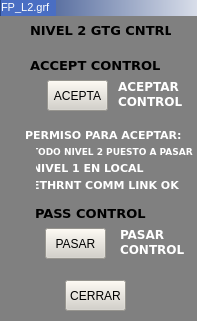
<?xml version="1.0" encoding="UTF-8"?>
<ui version="4.0">
 <class>WNivel2</class>
 <widget class="QWidget" name="WNivel2">
  <property name="geometry">
   <rect>
    <x>0</x>
    <y>0</y>
    <width>197</width>
    <height>321</height>
   </rect>
  </property>
  <property name="minimumSize">
   <size>
    <width>197</width>
    <height>321</height>
   </size>
  </property>
  <property name="maximumSize">
   <size>
    <width>197</width>
    <height>16777215</height>
   </size>
  </property>
  <property name="windowTitle">
   <string>WNivel2</string>
  </property>
  <property name="styleSheet">
   <string notr="true">background-color: rgb(128, 128, 128);</string>
  </property>
  <widget class="QFrame" name="frame">
   <property name="geometry">
    <rect>
     <x>1</x>
     <y>18</y>
     <width>195</width>
     <height>30</height>
    </rect>
   </property>
   <property name="styleSheet">
    <string notr="true">border: rgb(255, 255, 255);
color: none;
border-color: rgb(255, 255, 255);</string>
   </property>
   <property name="frameShape">
    <enum>QFrame::Box</enum>
   </property>
   <property name="frameShadow">
    <enum>QFrame::Raised</enum>
   </property>
  </widget>
  <widget class="QFrame" name="frame_2">
   <property name="geometry">
    <rect>
     <x>0</x>
     <y>0</y>
     <width>241</width>
     <height>16</height>
    </rect>
   </property>
   <property name="styleSheet">
    <string notr="true">background-color: qlineargradient(spread:pad, x1:0, y1:0, x2:1, y2:0, stop:0 rgba(43, 71, 134, 255), stop:1 rgba(255, 255, 255, 255));</string>
   </property>
   <property name="frameShape">
    <enum>QFrame::Panel</enum>
   </property>
   <property name="frameShadow">
    <enum>QFrame::Raised</enum>
   </property>
   <property name="lineWidth">
    <number>0</number>
   </property>
  </widget>
  <widget class="QLabel" name="lbNivGTGT">
   <property name="geometry">
    <rect>
     <x>30</x>
     <y>20</y>
     <width>141</width>
     <height>21</height>
    </rect>
   </property>
   <property name="baseSize">
    <size>
     <width>0</width>
     <height>0</height>
    </size>
   </property>
   <property name="font">
    <font>
     <family>Verdana</family>
     <pointsize>10</pointsize>
     <weight>75</weight>
     <bold>true</bold>
    </font>
   </property>
   <property name="text">
    <string>NIVEL 2 GTG CNTRL</string>
   </property>
  </widget>
  <widget class="QLabel" name="lbAcceptT">
   <property name="geometry">
    <rect>
     <x>30</x>
     <y>55</y>
     <width>141</width>
     <height>21</height>
    </rect>
   </property>
   <property name="baseSize">
    <size>
     <width>0</width>
     <height>0</height>
    </size>
   </property>
   <property name="font">
    <font>
     <family>Verdana</family>
     <pointsize>10</pointsize>
     <weight>75</weight>
     <bold>true</bold>
    </font>
   </property>
   <property name="text">
    <string>ACCEPT CONTROL</string>
   </property>
  </widget>
  <widget class="QPushButton" name="btAceptar">
   <property name="geometry">
    <rect>
     <x>47</x>
     <y>80</y>
     <width>61</width>
     <height>31</height>
    </rect>
   </property>
   <property name="styleSheet">
    <string notr="true">background-color: rgb(212, 208, 200);
</string>
   </property>
   <property name="text">
    <string>ACEPTA</string>
   </property>
  </widget>
  <widget class="QLabel" name="lbAceCT">
   <property name="geometry">
    <rect>
     <x>118</x>
     <y>74</y>
     <width>68</width>
     <height>41</height>
    </rect>
   </property>
   <property name="baseSize">
    <size>
     <width>0</width>
     <height>0</height>
    </size>
   </property>
   <property name="font">
    <font>
     <family>Verdana</family>
     <pointsize>8</pointsize>
     <weight>75</weight>
     <bold>true</bold>
    </font>
   </property>
   <property name="text">
    <string>&lt;!DOCTYPE HTML PUBLIC &quot;-//W3C//DTD HTML 4.0//EN&quot; &quot;http://www.w3.org/TR/REC-html40/strict.dtd&quot;&gt;
&lt;html&gt;&lt;head&gt;&lt;meta name=&quot;qrichtext&quot; content=&quot;1&quot; /&gt;&lt;style type=&quot;text/css&quot;&gt;
p, li { white-space: pre-wrap; }
&lt;/style&gt;&lt;/head&gt;&lt;body style=&quot; font-family:'Verdana'; font-size:8pt; font-weight:600; font-style:normal;&quot;&gt;
&lt;p style=&quot; margin-top:0px; margin-bottom:0px; margin-left:0px; margin-right:0px; -qt-block-indent:0; text-indent:0px;&quot;&gt;&lt;span style=&quot; font-size:9pt; color:#ffffff;&quot;&gt;ACEPTAR&lt;/span&gt;&lt;/p&gt;
&lt;p style=&quot; margin-top:0px; margin-bottom:0px; margin-left:0px; margin-right:0px; -qt-block-indent:0; text-indent:0px;&quot;&gt;&lt;span style=&quot; font-size:9pt; color:#ffffff;&quot;&gt;CONTROL&lt;/span&gt;&lt;/p&gt;&lt;/body&gt;&lt;/html&gt;</string>
   </property>
  </widget>
  <widget class="QLabel" name="lbPerA">
   <property name="geometry">
    <rect>
     <x>25</x>
     <y>125</y>
     <width>165</width>
     <height>20</height>
    </rect>
   </property>
   <property name="font">
    <font>
     <family>Verdana</family>
     <pointsize>8</pointsize>
     <weight>75</weight>
     <bold>true</bold>
    </font>
   </property>
   <property name="text">
    <string>&lt;!DOCTYPE HTML PUBLIC &quot;-//W3C//DTD HTML 4.0//EN&quot; &quot;http://www.w3.org/TR/REC-html40/strict.dtd&quot;&gt;
&lt;html&gt;&lt;head&gt;&lt;meta name=&quot;qrichtext&quot; content=&quot;1&quot; /&gt;&lt;style type=&quot;text/css&quot;&gt;
p, li { white-space: pre-wrap; }
&lt;/style&gt;&lt;/head&gt;&lt;body style=&quot; font-family:'Verdana'; font-size:8pt; font-weight:600; font-style:normal;&quot;&gt;
&lt;p style=&quot; margin-top:0px; margin-bottom:0px; margin-left:0px; margin-right:0px; -qt-block-indent:0; text-indent:0px;&quot;&gt;&lt;span style=&quot; color:#ffffff;&quot;&gt;PERMISO PARA ACEPTAR:&lt;/span&gt;&lt;/p&gt;&lt;/body&gt;&lt;/html&gt;</string>
   </property>
  </widget>
  <widget class="QLabel" name="lbTodP">
   <property name="geometry">
    <rect>
     <x>32</x>
     <y>142</y>
     <width>165</width>
     <height>20</height>
    </rect>
   </property>
   <property name="font">
    <font>
     <family>Verdana</family>
     <pointsize>7</pointsize>
     <weight>75</weight>
     <bold>true</bold>
    </font>
   </property>
   <property name="text">
    <string>&lt;!DOCTYPE HTML PUBLIC &quot;-//W3C//DTD HTML 4.0//EN&quot; &quot;http://www.w3.org/TR/REC-html40/strict.dtd&quot;&gt;
&lt;html&gt;&lt;head&gt;&lt;meta name=&quot;qrichtext&quot; content=&quot;1&quot; /&gt;&lt;style type=&quot;text/css&quot;&gt;
p, li { white-space: pre-wrap; }
&lt;/style&gt;&lt;/head&gt;&lt;body style=&quot; font-family:'Verdana'; font-size:7pt; font-weight:600; font-style:normal;&quot;&gt;
&lt;p style=&quot; margin-top:0px; margin-bottom:0px; margin-left:0px; margin-right:0px; -qt-block-indent:0; text-indent:0px;&quot;&gt;&lt;span style=&quot; color:#ffffff;&quot;&gt;TODO NIVEL 2 PUESTO A PASAR&lt;/span&gt;&lt;/p&gt;&lt;/body&gt;&lt;/html&gt;</string>
   </property>
  </widget>
  <widget class="QLabel" name="lbNivL">
   <property name="geometry">
    <rect>
     <x>32</x>
     <y>158</y>
     <width>121</width>
     <height>20</height>
    </rect>
   </property>
   <property name="font">
    <font>
     <family>Verdana</family>
     <pointsize>8</pointsize>
     <weight>75</weight>
     <bold>true</bold>
    </font>
   </property>
   <property name="text">
    <string>&lt;!DOCTYPE HTML PUBLIC &quot;-//W3C//DTD HTML 4.0//EN&quot; &quot;http://www.w3.org/TR/REC-html40/strict.dtd&quot;&gt;
&lt;html&gt;&lt;head&gt;&lt;meta name=&quot;qrichtext&quot; content=&quot;1&quot; /&gt;&lt;style type=&quot;text/css&quot;&gt;
p, li { white-space: pre-wrap; }
&lt;/style&gt;&lt;/head&gt;&lt;body style=&quot; font-family:'Verdana'; font-size:8pt; font-weight:600; font-style:normal;&quot;&gt;
&lt;p style=&quot; margin-top:0px; margin-bottom:0px; margin-left:0px; margin-right:0px; -qt-block-indent:0; text-indent:0px;&quot;&gt;&lt;span style=&quot; color:#ffffff;&quot;&gt;NIVEL 1 EN LOCAL&lt;/span&gt;&lt;/p&gt;&lt;/body&gt;&lt;/html&gt;</string>
   </property>
  </widget>
  <widget class="QLabel" name="lbEthC">
   <property name="geometry">
    <rect>
     <x>32</x>
     <y>175</y>
     <width>151</width>
     <height>20</height>
    </rect>
   </property>
   <property name="font">
    <font>
     <family>Verdana</family>
     <pointsize>8</pointsize>
     <weight>75</weight>
     <bold>true</bold>
    </font>
   </property>
   <property name="text">
    <string>&lt;!DOCTYPE HTML PUBLIC &quot;-//W3C//DTD HTML 4.0//EN&quot; &quot;http://www.w3.org/TR/REC-html40/strict.dtd&quot;&gt;
&lt;html&gt;&lt;head&gt;&lt;meta name=&quot;qrichtext&quot; content=&quot;1&quot; /&gt;&lt;style type=&quot;text/css&quot;&gt;
p, li { white-space: pre-wrap; }
&lt;/style&gt;&lt;/head&gt;&lt;body style=&quot; font-family:'Verdana'; font-size:8pt; font-weight:600; font-style:normal;&quot;&gt;
&lt;p style=&quot; margin-top:0px; margin-bottom:0px; margin-left:0px; margin-right:0px; -qt-block-indent:0; text-indent:0px;&quot;&gt;&lt;span style=&quot; color:#ffffff;&quot;&gt;ETHRNT COMM LINK OK&lt;/span&gt;&lt;/p&gt;&lt;/body&gt;&lt;/html&gt;</string>
   </property>
  </widget>
  <widget class="QLabel" name="lbPassT">
   <property name="geometry">
    <rect>
     <x>35</x>
     <y>203</y>
     <width>141</width>
     <height>21</height>
    </rect>
   </property>
   <property name="baseSize">
    <size>
     <width>0</width>
     <height>0</height>
    </size>
   </property>
   <property name="font">
    <font>
     <family>Verdana</family>
     <pointsize>10</pointsize>
     <weight>75</weight>
     <bold>true</bold>
    </font>
   </property>
   <property name="text">
    <string>PASS CONTROL</string>
   </property>
  </widget>
  <widget class="QLabel" name="lbPasCT">
   <property name="geometry">
    <rect>
     <x>120</x>
     <y>222</y>
     <width>68</width>
     <height>41</height>
    </rect>
   </property>
   <property name="baseSize">
    <size>
     <width>0</width>
     <height>0</height>
    </size>
   </property>
   <property name="font">
    <font>
     <family>Verdana</family>
     <pointsize>8</pointsize>
     <weight>75</weight>
     <bold>true</bold>
    </font>
   </property>
   <property name="text">
    <string>&lt;!DOCTYPE HTML PUBLIC &quot;-//W3C//DTD HTML 4.0//EN&quot; &quot;http://www.w3.org/TR/REC-html40/strict.dtd&quot;&gt;
&lt;html&gt;&lt;head&gt;&lt;meta name=&quot;qrichtext&quot; content=&quot;1&quot; /&gt;&lt;style type=&quot;text/css&quot;&gt;
p, li { white-space: pre-wrap; }
&lt;/style&gt;&lt;/head&gt;&lt;body style=&quot; font-family:'Verdana'; font-size:8pt; font-weight:600; font-style:normal;&quot;&gt;
&lt;p style=&quot; margin-top:0px; margin-bottom:0px; margin-left:0px; margin-right:0px; -qt-block-indent:0; text-indent:0px;&quot;&gt;&lt;span style=&quot; font-size:9pt; color:#ffffff;&quot;&gt;PASAR&lt;/span&gt;&lt;/p&gt;
&lt;p style=&quot; margin-top:0px; margin-bottom:0px; margin-left:0px; margin-right:0px; -qt-block-indent:0; text-indent:0px;&quot;&gt;&lt;span style=&quot; font-size:9pt; color:#ffffff;&quot;&gt;CONTROL&lt;/span&gt;&lt;/p&gt;&lt;/body&gt;&lt;/html&gt;</string>
   </property>
  </widget>
  <widget class="QPushButton" name="btPasar">
   <property name="geometry">
    <rect>
     <x>45</x>
     <y>228</y>
     <width>61</width>
     <height>31</height>
    </rect>
   </property>
   <property name="styleSheet">
    <string notr="true">background-color: rgb(212, 208, 200);
</string>
   </property>
   <property name="text">
    <string>PASAR</string>
   </property>
  </widget>
  <widget class="QPushButton" name="btCerrar">
   <property name="geometry">
    <rect>
     <x>65</x>
     <y>280</y>
     <width>61</width>
     <height>31</height>
    </rect>
   </property>
   <property name="styleSheet">
    <string notr="true">background-color: rgb(212, 208, 200);</string>
   </property>
   <property name="text">
    <string>CERRAR</string>
   </property>
  </widget>
  <widget class="QLabel" name="lbIP">
   <property name="geometry">
    <rect>
     <x>1</x>
     <y>0</y>
     <width>55</width>
     <height>16</height>
    </rect>
   </property>
   <property name="font">
    <font>
     <pointsize>5</pointsize>
    </font>
   </property>
   <property name="styleSheet">
    <string notr="true">background-color: rgb(74, 110, 195);</string>
   </property>
   <property name="text">
    <string>&lt;!DOCTYPE HTML PUBLIC &quot;-//W3C//DTD HTML 4.0//EN&quot; &quot;http://www.w3.org/TR/REC-html40/strict.dtd&quot;&gt;
&lt;html&gt;&lt;head&gt;&lt;meta name=&quot;qrichtext&quot; content=&quot;1&quot; /&gt;&lt;style type=&quot;text/css&quot;&gt;
p, li { white-space: pre-wrap; }
&lt;/style&gt;&lt;/head&gt;&lt;body style=&quot; font-family:'MS Shell Dlg 2'; font-size:5pt; font-weight:400; font-style:normal;&quot;&gt;
&lt;p style=&quot; margin-top:0px; margin-bottom:0px; margin-left:0px; margin-right:0px; -qt-block-indent:0; text-indent:0px;&quot;&gt;&lt;span style=&quot; font-size:8pt; color:#ffffff;&quot;&gt;FP_L2.grf&lt;/span&gt;&lt;/p&gt;&lt;/body&gt;&lt;/html&gt;</string>
   </property>
  </widget>
  <widget class="AWMultiObject" name="ldNiv2">
   <property name="geometry">
    <rect>
     <x>15</x>
     <y>145</y>
     <width>21</width>
     <height>21</height>
    </rect>
   </property>
   <property name="Value">
    <number>0</number>
   </property>
   <property name="ElementType">
    <enum>AWMultiObject::CIRLED</enum>
   </property>
  </widget>
  <widget class="AWMultiObject" name="ldNiv1">
   <property name="geometry">
    <rect>
     <x>15</x>
     <y>160</y>
     <width>21</width>
     <height>21</height>
    </rect>
   </property>
   <property name="Value">
    <number>0</number>
   </property>
   <property name="ElementType">
    <enum>AWMultiObject::CIRLED</enum>
   </property>
   <property name="OnColor">
    <enum>AWMultiObject::Red</enum>
   </property>
   <property name="OffColor">
    <enum>AWMultiObject::Green</enum>
   </property>
  </widget>
  <widget class="AWMultiObject" name="ldComOk">
   <property name="geometry">
    <rect>
     <x>15</x>
     <y>175</y>
     <width>21</width>
     <height>21</height>
    </rect>
   </property>
   <property name="ElementType">
    <enum>AWMultiObject::CIRLED</enum>
   </property>
   <property name="OffColor">
    <enum>AWMultiObject::Red</enum>
   </property>
  </widget>
  <widget class="QLabel" name="lbFondo">
   <property name="geometry">
    <rect>
     <x>0</x>
     <y>0</y>
     <width>200</width>
     <height>330</height>
    </rect>
   </property>
   <property name="styleSheet">
    <string notr="true">background-color: rgb(128, 128, 128);</string>
   </property>
   <property name="text">
    <string/>
   </property>
  </widget>
  <zorder>lbFondo</zorder>
  <zorder>frame</zorder>
  <zorder>frame_2</zorder>
  <zorder>lbNivGTGT</zorder>
  <zorder>lbAcceptT</zorder>
  <zorder>btAceptar</zorder>
  <zorder>lbAceCT</zorder>
  <zorder>lbPerA</zorder>
  <zorder>lbTodP</zorder>
  <zorder>lbNivL</zorder>
  <zorder>lbEthC</zorder>
  <zorder>lbPassT</zorder>
  <zorder>lbPasCT</zorder>
  <zorder>btPasar</zorder>
  <zorder>btCerrar</zorder>
  <zorder>lbIP</zorder>
  <zorder>ldNiv2</zorder>
  <zorder>ldNiv1</zorder>
  <zorder>ldComOk</zorder>
 </widget>
 <layoutdefault spacing="6" margin="11"/>
 <customwidgets>
  <customwidget>
   <class>AWMultiObject</class>
   <extends>QWidget</extends>
   <header>awmultiobject.h</header>
  </customwidget>
 </customwidgets>
 <resources/>
 <connections/>
</ui>
